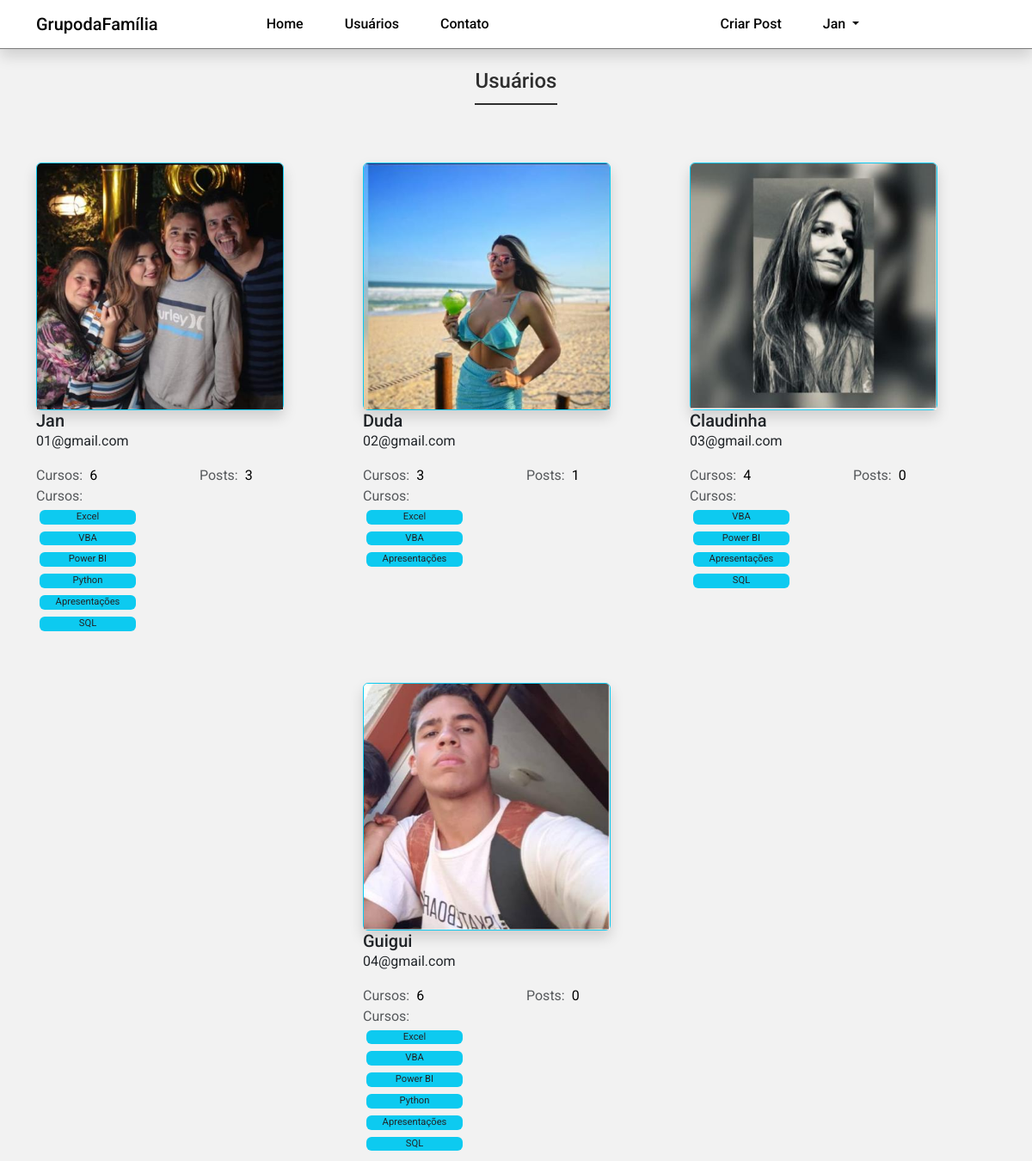
The app's page /usuarios (signed in) with its own data.
### dafamilia/models.py (models this page shows)
class Usuario(database.Model, UserMixin):
    id = database.Column(database.Integer, primary_key=True)
    username = database.Column(database.String, nullable=False)
    email = database.Column(database.String, nullable=False, unique=True)
    senha = database.Column(database.String, nullable=False)
    foto_perfil = database.Column(database.String, default='default.jpg')
    posts = database.relationship('Post', backref='autor', lazy=True)
    cursos = database.Column(database.String, nullable=False, default='Não Informado')
    def contar_posts(self):
        return len(self.posts)

### dafamilia/routes.py (the view)
@app.route('/usuarios')
@login_required
def usuarios():
    lista_usuarios = Usuario.query.all()
    return render_template('usuarios.html', lista_usuarios=lista_usuarios)

### dafamilia/models.py (called while the page is built)
@login_manager.user_loader
def load_usuario(id_usuario):
    return Usuario.query.get(int(id_usuario))

### dafamilia/templates/usuarios.html (shortened to what this page needs)
{% extends 'base.html' %}
{% block body %}
    <div class="container">
        <h1 class="page-h1">Usuários</h1>
        <div class="row d-flex justify-content-center">
            {% for usuario in lista_usuarios %}
                <div class="col-12 col-md-6 col-lg-4">
                    <div class="card border border-info shadow mt-5" style="width: 18rem;">
                        <img src="{{ url_for('static', filename='fotos_perfil/{}'.format(usuario.foto_perfil)) }}" class="card-img-top" alt="Foto do Usuário {{usuario.username}}">
                    </div>
                    <div class="card-body">
                        <h5 class="card-title">{{usuario.username}}</h5>
                        <address class="text-start">{{usuario.email}}</address>
                    </div>
                    <div class="card-stats">
                        <div class="row">
                            <div class="col-6">
                                <span class="text-muted ">Cursos:</span>
                                {% if 'Não Informado' in usuario.cursos or current_user.cursos == '' %}
                                    <span class="text-black ms-1">0</span>
                                {% else %}
                                    <span class="text-black ms-1">{{ usuario.cursos.count(';') + 1 }}</span>
                                {% endif %}
                            </div>
                            <div class="col-6">
                                <span class="text-muted ">Posts:</span>
                                <span class="text-black ms-1 ">{{ usuario.contar_posts() }}</span>
                            </div>
                        </div>
                        <div class="card-courses">
                            <span class="text-muted">Cursos:</span>
                            <div class="cursos p-1">
                                {% for curso in usuario.cursos.split(';') %}
                                    <span class="curso rounded">{{ curso }}</span>
                                {% endfor %}
                            </div>
                        </div>
                    </div>
                </div>
            {% endfor %}
        </div>
    </div>
{% endblock %}

### dafamilia/templates/navbar.html (shortened to what this page needs)
   <nav class="navbar navbar-expand-lg fixed-top bg-primary-color shadow" id="navbar">
        <div class="container">
			<a class="navbar-brand primary-color" href="{{ url_for('home') }}">GrupodaFamília</a>
            <div class="collapse navbar-collapse" id="navbar-items">
                <ul class="navbar-nav me-auto mb-2 mb-lg-0">
                    <li class="nav-item">
						<a class="nav-link primary-color" href="{{ url_for('home') }}">Home</a>
					</li>
                    <li class="nav-item">
						<a class="nav-link primary-color" href="{{ url_for('usuarios') }}">Usuários</a>
					</li>
                    <li class="nav-item">
						<a class="nav-link primary-color" href="{{ url_for('contato') }}">Contato</a>
					</li>
				</ul>
				<ul class="navbar-nav d-flex">
					{% if current_user.is_authenticated %}
						<li class="nav-item">
							<a class="nav-link primary-color login" href="{{ url_for('criar_post') }}">Criar Post</a>
						</li>
						<li class="nav-item dropdown">
							<a class="nav-link  primary-color dropdown-toggle" href="#" id="navbarDropdownMenuLink" role="button" data-bs-toggle="dropdown" aria-expanded="false">
								{{ current_user.username}}
							</a>
						</li>
					{% endif %}
				</ul>
            </div>
        </div>
    </nav>

### dafamilia/static/main.css (style rules this page uses)
* { font-family: 'Roboto', sans-serif; }
body { background-color: #f2f2f2; }
.bg-primary-color { background-color: #fff; }
.primary-color { color: #050505; }
.page-h1 { display: flex; justify-content: center; margin: 5rem 0 2rem; color: #2f2f2f; font-size: 1.5rem; font-weight: 500; position:relative; }
.page-h1::after { width: 6rem; border-bottom: 2px solid #2f2f2f; content: ''; position: absolute; top: 2.5rem; }
#navbar { border-bottom: 1px solid #7a7a7a; box-shadow: 2px 2px 2px 1px rgba(0, 0, 0, 0.1); font-weight: 500; font-size: 1rem; margin-bottom: 3rem; min-width: 1vh; }
.navbar-brand { display: flex; }
#navbar-items .navbar-nav { display: flex; justify-content: center; width: 100%; }
#navbar-items .nav-item { margin: 0 1em; }
.cursos { width: 120px; display: flex; flex-direction: row; flex-wrap: wrap; }
.curso { min-width: 100%; font-size: 0.7rem; background: #0DCAF0; text-align: center; margin-bottom: 0.5rem; }

### records on screen
Usuario: username "Jan", foto_perfil (picture), email "01@gmail.com", cursos "6", contar_posts "3", curso "Excel" "VBA" "Power BI" "Python" "Apresentações" "SQL"
Usuario: foto_perfil (picture), username "Duda", email "02@gmail.com", cursos "3", contar_posts "1", curso "Excel" "VBA" "Apresentações"
Usuario: foto_perfil (picture), username "Claudinha", email "03@gmail.com", cursos "4", contar_posts "0", curso "VBA" "Power BI" "Apresentações" "SQL"
Usuario: foto_perfil (picture), username "Guigui", email "04@gmail.com", cursos "6", contar_posts "0", curso "Excel" "VBA" "Power BI" "Python" "Apresentações" "SQL"
